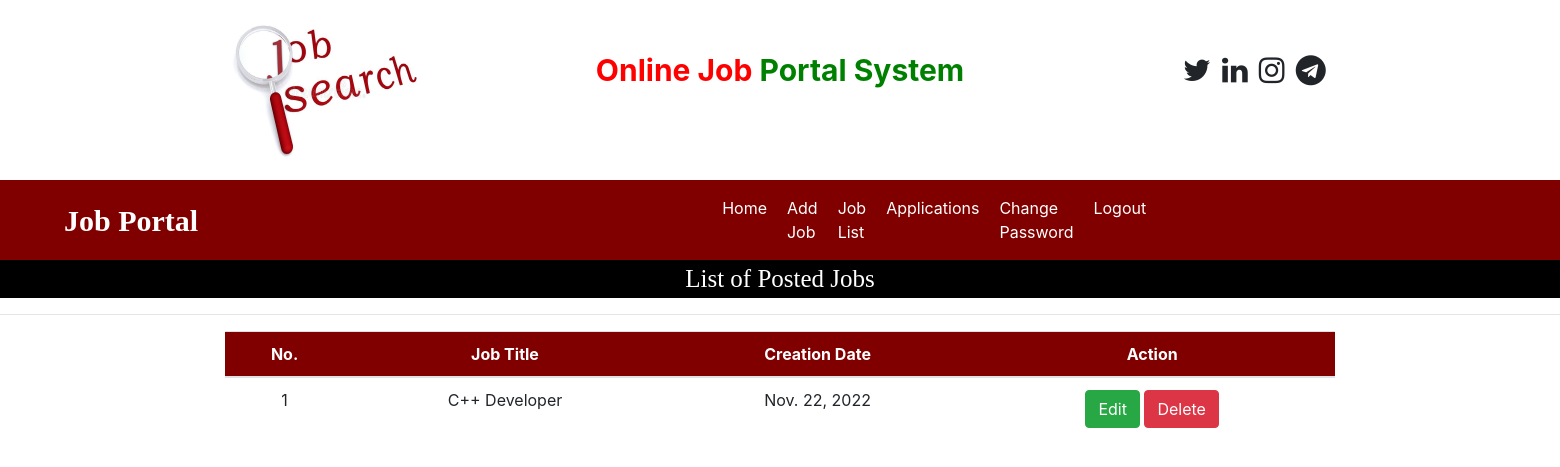
/job_list (signed in), run on an earlier commit of the app's database.
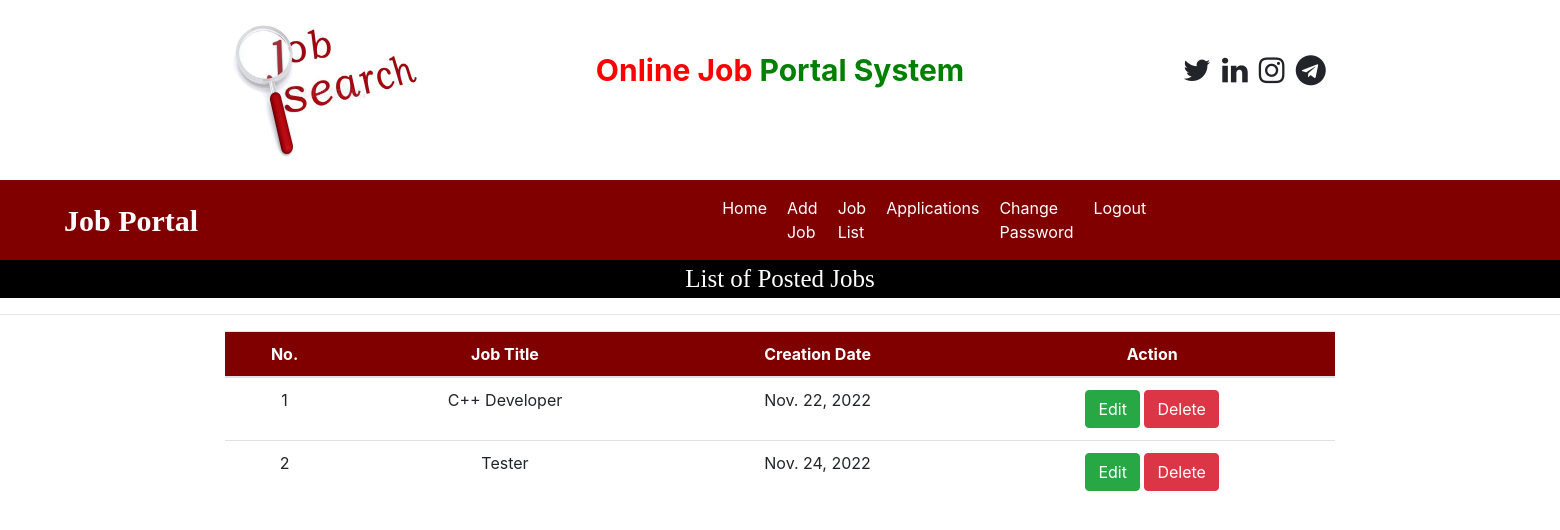
And on a later commit of the database.
### job/models.py (models this page shows, shortened)
class Job(models.Model):
    recruiter = models.ForeignKey(Recruiter, on_delete=models.CASCADE)
    start_date = models.DateField()
    end_date = models.DateField()
    image = models.FileField(null=True)
    title = models.CharField(max_length=100)
    salary = models.IntegerField()
    description = models.CharField(max_length=200)
    experience = models.CharField(max_length=50)
    location = models.CharField(max_length=100)
    skills = models.CharField(max_length=100)
    creation_date = models.DateField()

### job/views.py (the view)
# urls.py: path('job_list', job_list, name="job_list"),
def job_list(request):
    if not request.user.is_authenticated:
        return redirect('recruiter_login')
    user = request.user
    recruiter = Recruiter.objects.get(user=user)
    job = Job.objects.filter(recruiter=recruiter)
    d ={'job':job}
    return render(request, 'job_list.html',d)

### job/templates/job_list.html
{% load static %}
{% block body %}
{% include 'recruiter_navigations.html' %}
<div   class="bef_log_page" style="font-family:'Monotype Corsiva'; font-size:25px; color: white; background-color: black; text-align: center">
    List of Posted Jobs
</div>
<hr>
<div class="container">
<table class="table table-hover" id="example">
    <thead>
    <tr style="background-color: maroon; color: white; text-align: center">
        <th>No.</th>
        <th>Job Title</th>
        <th>Creation Date</th>
        <th>Action</th>
    </tr>
    </thead>
    <tbody>
    {% for i in job %}
    <tr style="text-align: center">
        <td>{{forloop.counter}}</td>
        <td>{{i.title}}</td>
        <td>{{i.creation_date}}</td>
        <td><a href="{% url 'edit_job_details' i.id %}" class="btn btn-success" onclick="return confirm('Edit details?')">Edit</a>
            <a href="{% url 'delete_job' i.id %}" class="btn btn-danger" onclick="return confirm('Delete job?')">Delete</a>
        </td>
    </tr>
    {% endfor %}
    </tbody>
</table>
</div>
{% endblock %}

What changed in the data, as far as the page shows it:
added Job: title "Tester", creation_date "Nov. 24, 2022"
